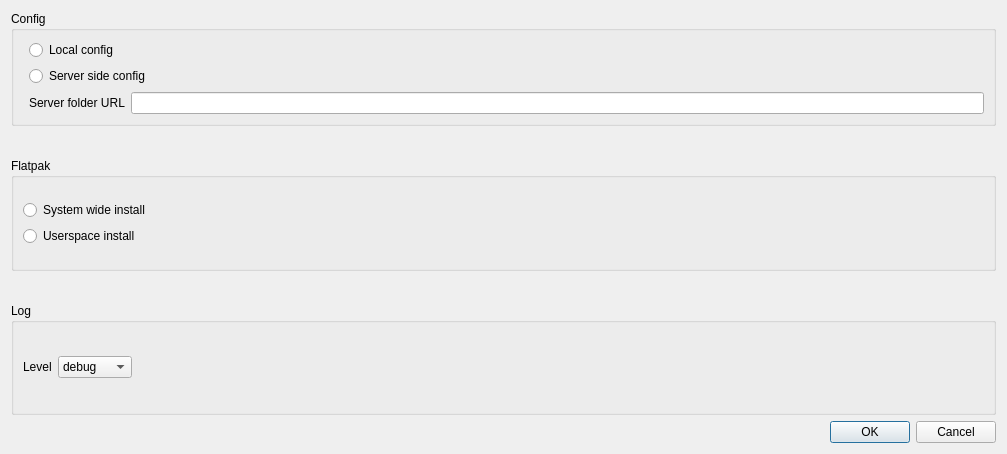
<?xml version="1.0" encoding="UTF-8"?>
<ui version="4.0">
 <class>Dialog</class>
 <widget class="QDialog" name="Dialog">
  <property name="geometry">
   <rect>
    <x>0</x>
    <y>0</y>
    <width>1007</width>
    <height>454</height>
   </rect>
  </property>
  <property name="windowTitle">
   <string>Config</string>
  </property>
  <layout class="QGridLayout" name="gridLayout">
   <item row="0" column="0">
    <layout class="QVBoxLayout" name="verticalLayout">
     <property name="spacing">
      <number>32</number>
     </property>
     <item>
      <layout class="QHBoxLayout" name="horizontalLayout_2">
       <item>
        <widget class="QGroupBox" name="groupBox_3">
         <property name="title">
          <string>Config</string>
         </property>
         <layout class="QFormLayout" name="formLayout">
          <item row="0" column="1">
           <layout class="QVBoxLayout" name="verticalLayout_2">
            <item>
             <widget class="QRadioButton" name="radioButton_local">
              <property name="text">
               <string>Local config</string>
              </property>
             </widget>
            </item>
            <item>
             <widget class="QRadioButton" name="radioButton_server">
              <property name="text">
               <string>Server side config</string>
              </property>
             </widget>
            </item>
           </layout>
          </item>
          <item row="1" column="1">
           <layout class="QHBoxLayout" name="horizontalLayout">
            <item>
             <widget class="QLabel" name="label">
              <property name="text">
               <string>Server folder URL</string>
              </property>
             </widget>
            </item>
            <item>
             <widget class="QLineEdit" name="lineEdit_server"/>
            </item>
           </layout>
          </item>
         </layout>
        </widget>
       </item>
      </layout>
     </item>
     <item>
      <layout class="QHBoxLayout" name="horizontalLayout_3">
       <item>
        <widget class="QGroupBox" name="groupBox">
         <property name="title">
          <string>Flatpak</string>
         </property>
         <layout class="QGridLayout" name="gridLayout_3">
          <item row="0" column="0">
           <layout class="QVBoxLayout" name="verticalLayout_4">
            <item>
             <widget class="QRadioButton" name="radioButton_2">
              <property name="text">
               <string>System wide install</string>
              </property>
             </widget>
            </item>
            <item>
             <widget class="QRadioButton" name="radioButton">
              <property name="text">
               <string>Userspace install</string>
              </property>
             </widget>
            </item>
           </layout>
          </item>
         </layout>
        </widget>
       </item>
      </layout>
     </item>
     <item>
      <layout class="QHBoxLayout" name="horizontalLayout_4">
       <item>
        <widget class="QGroupBox" name="groupBox_2">
         <property name="title">
          <string>Log</string>
         </property>
         <layout class="QGridLayout" name="gridLayout_2">
          <item row="0" column="0">
           <layout class="QHBoxLayout" name="horizontalLayout_5">
            <item>
             <widget class="QLabel" name="label_2">
              <property name="text">
               <string>Level</string>
              </property>
             </widget>
            </item>
            <item>
             <widget class="QComboBox" name="comboBox">
              <item>
               <property name="text">
                <string>debug</string>
               </property>
              </item>
              <item>
               <property name="text">
                <string>info</string>
               </property>
              </item>
              <item>
               <property name="text">
                <string>warning</string>
               </property>
              </item>
              <item>
               <property name="text">
                <string>error</string>
               </property>
              </item>
              <item>
               <property name="text">
                <string>critical</string>
               </property>
              </item>
             </widget>
            </item>
           </layout>
          </item>
          <item row="0" column="1">
           <spacer name="horizontalSpacer">
            <property name="orientation">
             <enum>Qt::Horizontal</enum>
            </property>
            <property name="sizeHint" stdset="0">
             <size>
              <width>40</width>
              <height>20</height>
             </size>
            </property>
           </spacer>
          </item>
         </layout>
        </widget>
       </item>
      </layout>
     </item>
    </layout>
   </item>
   <item row="1" column="0">
    <widget class="QDialogButtonBox" name="buttonBox">
     <property name="orientation">
      <enum>Qt::Horizontal</enum>
     </property>
     <property name="standardButtons">
      <set>QDialogButtonBox::Cancel|QDialogButtonBox::Ok</set>
     </property>
    </widget>
   </item>
  </layout>
 </widget>
 <resources/>
 <connections>
  <connection>
   <sender>buttonBox</sender>
   <signal>accepted()</signal>
   <receiver>Dialog</receiver>
   <slot>accept()</slot>
   <hints>
    <hint type="sourcelabel">
     <x>248</x>
     <y>254</y>
    </hint>
    <hint type="destinationlabel">
     <x>157</x>
     <y>274</y>
    </hint>
   </hints>
  </connection>
  <connection>
   <sender>buttonBox</sender>
   <signal>rejected()</signal>
   <receiver>Dialog</receiver>
   <slot>reject()</slot>
   <hints>
    <hint type="sourcelabel">
     <x>316</x>
     <y>260</y>
    </hint>
    <hint type="destinationlabel">
     <x>286</x>
     <y>274</y>
    </hint>
   </hints>
  </connection>
 </connections>
</ui>
